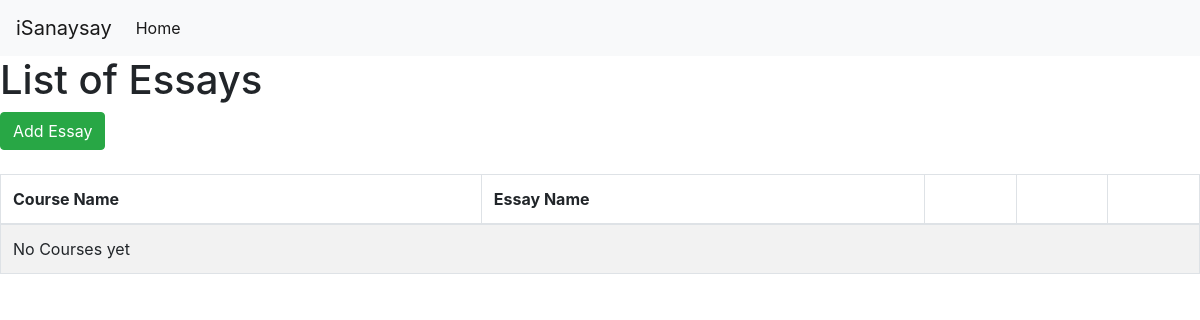
The app's page /isanaysay/view_essays, older data.
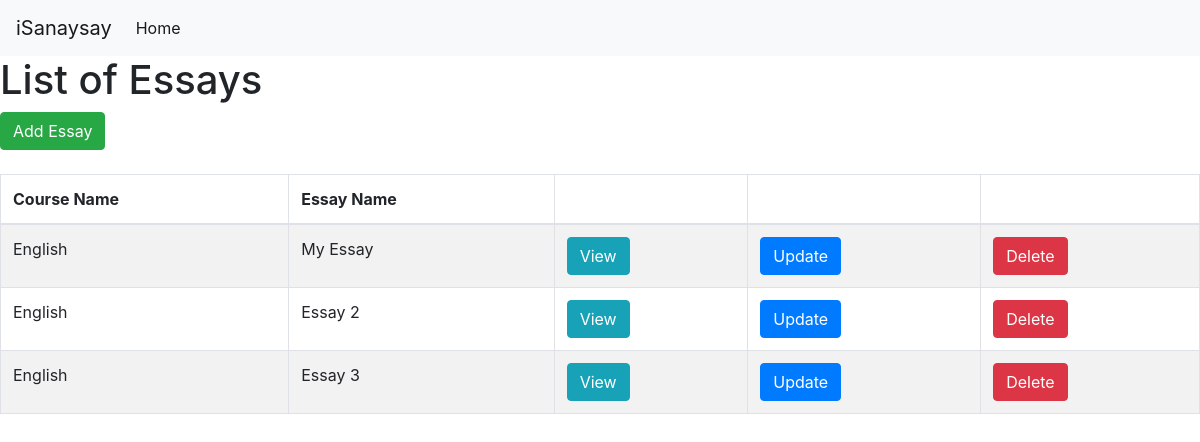
The same page, newer data.
### users/models.py (models this page shows, shortened)
class Essay(models.Model):
    course = models.ForeignKey(Course, verbose_name="Course", on_delete = models.CASCADE)
    name = models.CharField(verbose_name="Essay Name", max_length=300)
    essay_code = models.CharField(verbose_name="Essay Code", max_length=100)
    content = models.CharField(verbose_name="Essay Content", max_length=3000)
    start_date_time = models.DateTimeField(auto_now_add=True)
    end_date_time = models.DateTimeField()

class Course(models.Model):
    name = models.CharField(verbose_name="Course Name", max_length=128)
    course_code = models.CharField(verbose_name="Course Code", max_length=128)
    course_description = models.CharField(verbose_name="Course Code", max_length=500)
    start_date = models.DateField(auto_now_add=True)
    end_date = models.DateField()

### users/views.py (the view)
def view_essays(request):
    template = "list_essay.html"
    essays = Essay.objects.all()
    context = {
        'essays': essays,
    }
    return render(request, template, context)

### templates/list_essay.html (shortened to what this page needs)
{% extends 'base.html' %}
{% block content %}
	<body>
		<h1>List of Essays</h1>
		<a href="{% url 'add-essay' %}" class="btn btn-success">Add Essay</a> <br /><br />
		<table class="table table-striped table-bordered">
			<thead>
				<tr>
					<th>Course Name</th>
					<th>Essay Name</th>
					<th></th>
					<th></th>
					<th></th>
				</tr>
			</thead>
			<tbody>
				{% for essay in essays %}
				<tr>
					<td>{{ essay.course.name }}</td>
					<td>{{ essay.name }}</td>
					<td>
						<a href="{% url 'view-essay' essay.id %}" class="btn btn-info">View</a>
					</td>
					<td>
						<a href="{% url 'update-essay' essay.id %}" class="btn btn-primary">Update</a>
					</td>
					<td>
						<a href="{% url 'delete-essay' essay.id %}" class="btn btn-danger">Delete</a>
					</td>
				</tr>
				{% empty %}
				<tr>
					<td colspan=6>No Courses yet</td>
				</tr>
				{% endfor %}
			</tbody>
		</table>
{% endblock %}

Row changes from the older to the newer data that the page shows:
added Essay: course.name "English", name "My Essay"
added Essay: course.name "English", name "Essay 2"
added Essay: course.name "English", name "Essay 3"
Text that changed along with them:
text no longer shown: "No Courses yet"
